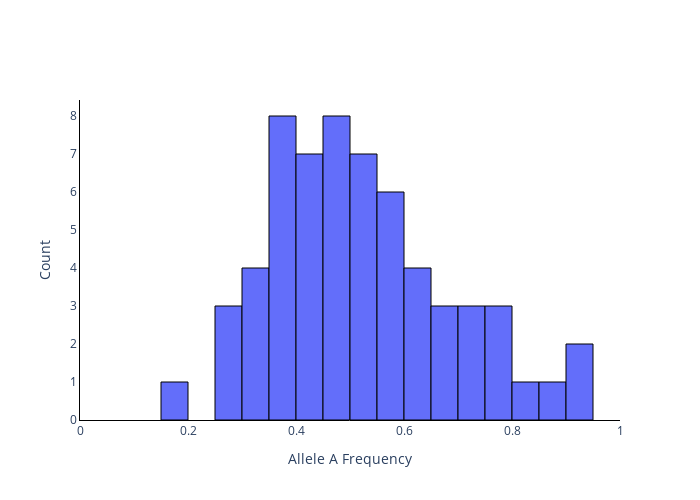

The notebook cell saved with this chart:
### Code cell
#histogram of the final allele frequencies
from plotly.graph_objs import *

lastgen_freqA = []
for sim in freqA_list_sim:
    lastgen_freqA.append(sim[-1])

fig = Figure(data=[Histogram(x=lastgen_freqA, nbinsx=15)])
fig.update_traces(marker_line_width=1,marker_line_color="black")
fig.update_layout(plot_bgcolor = 'white',
                  xaxis_range=[0,1],
                  xaxis_title='Allele A Frequency',
                  yaxis_title='Count',
                  width=700,  # Width in pixels
                  height=500)  # Height in pixels
fig.update_yaxes(showline = True, linecolor = 'black', linewidth = 1)
fig.update_xaxes(showline = True, linecolor = 'black', linewidth = 1)
fig.show()

### Figure 1 — Plotly figure (JSON) as saved in the notebook; plotly's stock layout.template omitted (floating-point values rounded to 4 significant figures)
{"data": [{"marker": {"line": {"color": "black", "width": 1}}, "nbinsx": 15, "type": "histogram", "x": [0.6185, 0.569, 0.4635, 0.5015, 0.8245, 0.7285, 0.4045, 0.316, 0.599, 0.6995, 0.457, 0.377, 0.3735, 0.6775, 0.414, 0.4695, 0.7195, 0.4995, 0.9025, 0.41, 0.4495, 0.443, 0.454, 0.787, 0.433, 0.765, 0.482, 0.5815, 0.598, 0.39, 0.3045, 0.3555, 0.2685, 0.5365, 0.491, 0.4445, 0.735, 0.5845, 0.884, 0.35, 0.9245, 0.7795, 0.6405, 0.621, 0.571, 0.504, 0.52, 0.398, 0.333, 0.29, 0.501, 0.5255, 0.458, 0.6425, 0.39, 0.2595, 0.376, 0.1975, 0.5295, 0.3475, 0.6665]}], "layout": {"height": 500, "plot_bgcolor": "white", "width": 700, "xaxis": {"linecolor": "black", "linewidth": 1, "range": [0, 1], "showline": true, "title": {"text": "Allele A Frequency"}, "type": "linear"}, "yaxis": {"autorange": true, "linecolor": "black", "linewidth": 1, "range": [0, 8.421], "showline": true, "title": {"text": "Count"}}}}
